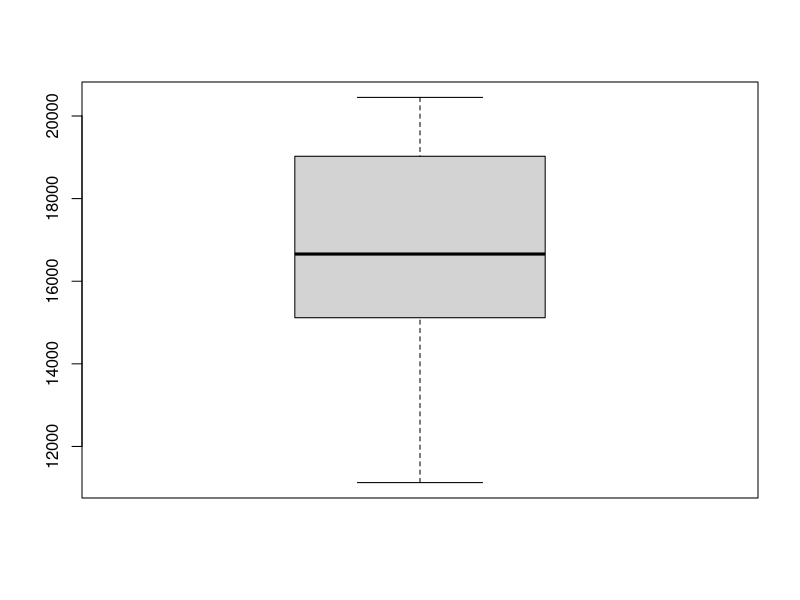
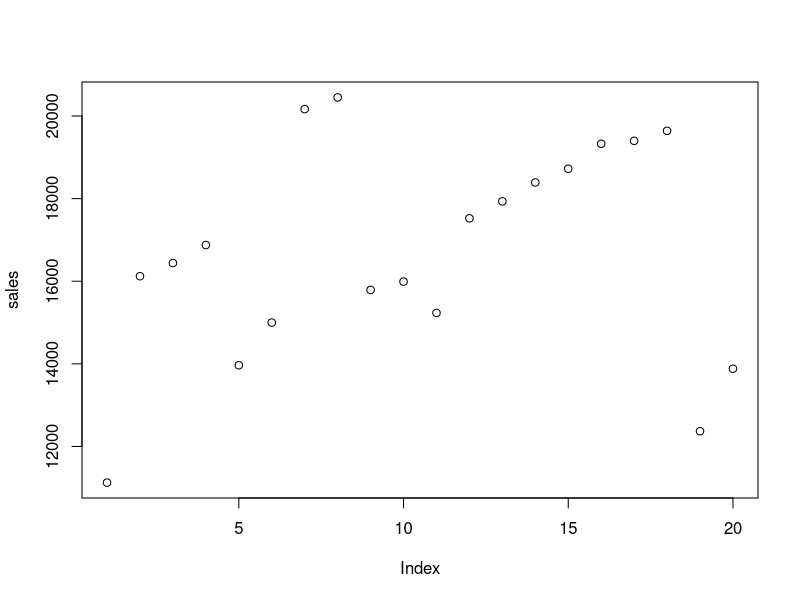
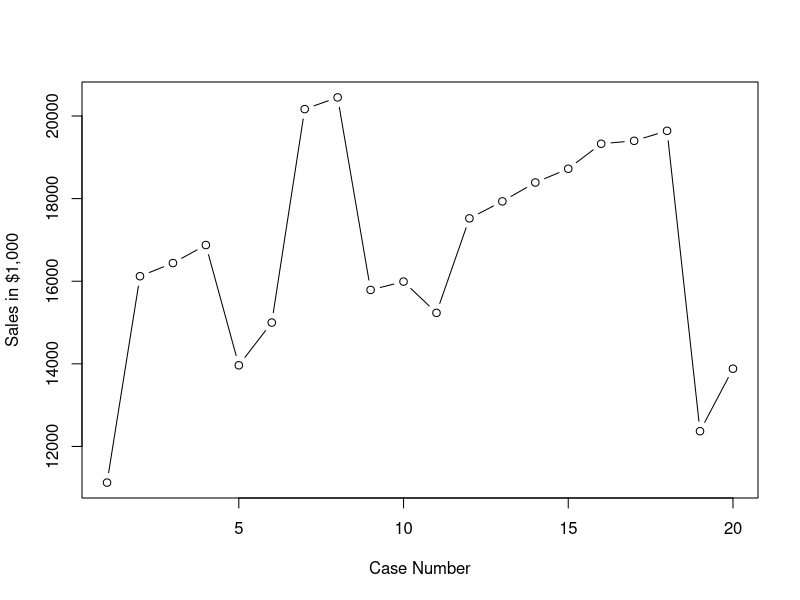
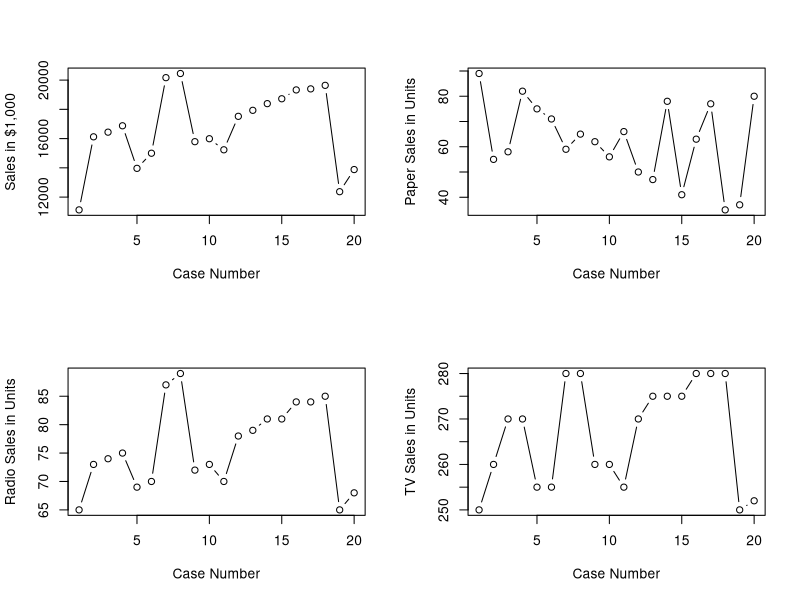
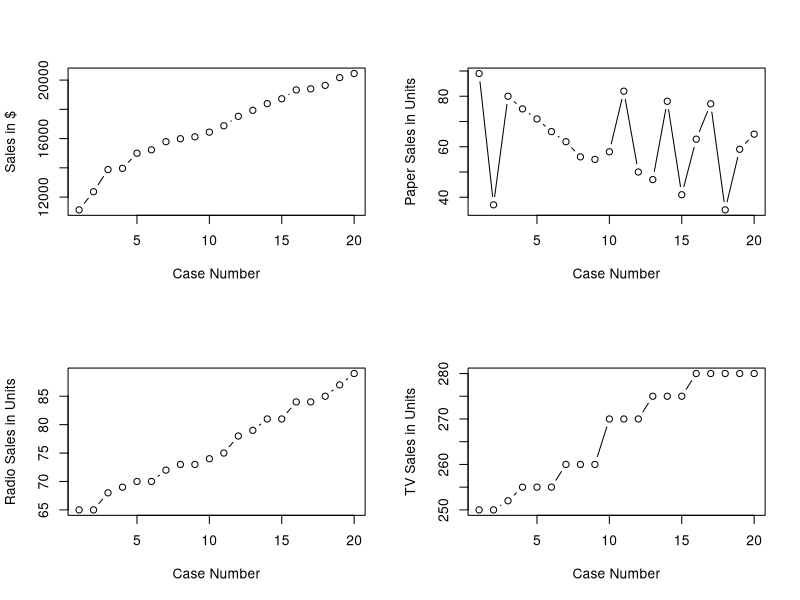

The R script that drew these images, in order:
## ---- chunk 1
# Read data file
mydata = read.csv(file="marketing.csv")
# Show header lines
head(mydata)
## ---- chunk 2
# Extract the column field sales from data object mydata
# Store resutls in variable name sales

sales = mydata$sales
#Max Sales
max = max(sales)
max

#Min Sales
min = min(sales)
min

#Range
max-min

#Mean
mean(sales)

#Standard Deviation
sd(sales)

#Variance
var(sales)
## ---- chunk 3
# Extract and set the column field radio from data object mydata to 'radio'
radio = mydata$radio

# Max of 'radio'
max = max(radio)
max

# Min of 'radio'
min = min(radio)
min

# Range of 'radio'
max - min

# Mean of 'radio'
mean(radio)

# Standard Deviation of 'radio'
sd(radio)

# Variance of 'radio'
var(radio)
## ---- chunk 4
summary(sales)
## ---- chunk 5
# Calculate IQR of 'sales'
quantile(sales) 
lowerq = quantile(sales)[2]
upperq = quantile(sales)[4]
iqr = upperq - lowerq
iqr

# Calculate upper threshold of 'sales'
upperthreshold = (iqr * 1.5) + upperq 
upperthreshold

# Calculate lower threshold of 'sales'
lowerthreshold = lowerq - (iqr * 1.5)
lowerthreshold

# Create box plot of 'sales'
boxplot(sales)
## ---- chunk 6
plot(sales)
## ---- chunk 7
# Connect the dots
# Add xlab labels the x axis, ylab labels the y axis
plot(sales, type="b", xlab = "Case Number", ylab = "Sales in $1,000") 
## ---- chunk 8
# Layout allows us to see all 4 graphs on one screen in a 2x2
layout(matrix(1:4,2,2))

# Example of how to plot the sales variable
plot(sales, type="b", xlab = "Case Number", ylab = "Sales in $1,000") 

# Add the three other plots here
# Plot graph of 'radio'
plot(radio, type="b", xlab = "Case Number", ylab = "Radio Sales in Units") 

# Plot graph of 'paper'
paper = mydata$paper
plot(paper, type="b", xlab = "Case Number", ylab = "Paper Sales in Units") 

# Plot graph of 'tv'
tv = mydata$tv
plot(tv, type="b", xlab = "Case Number", ylab = "TV Sales in Units") 
## ---- chunk 9
# Re-order sales from low to high, and save re-ordered data in a new set. 
# As sales data is re-ordered, corresponding other column fields follow.
newdata = mydata[order(sales),]
# Show header lines
head(newdata)
# Redefine the new variables 
newsales = newdata$sales
newradio = newdata$radio
newtv = newdata$tv
newpaper = newdata$paper
## ---- chunk 10
# Create 2x2 layout for 4 graphs
layout(matrix(1:4,2,2))

# Plot graph of 'newsales'
plot(newsales, type="b", xlab = "Case Number", ylab = "Sales in $") 

# Plot graph of 'newradio'
plot(newradio, type="b", xlab = "Case Number", ylab = "Radio Sales in Units") 

# Plot graph of 'newpaper'
plot(newpaper, type="b", xlab = "Case Number", ylab = "Paper Sales in Units") 

# Plot graph of 'newtv'
plot(newtv, type="b", xlab = "Case Number", ylab = "TV Sales in Units") 
## ---- chunk 11
zscore = (25000 - mean(sales)) / sd(sales)
zscore
